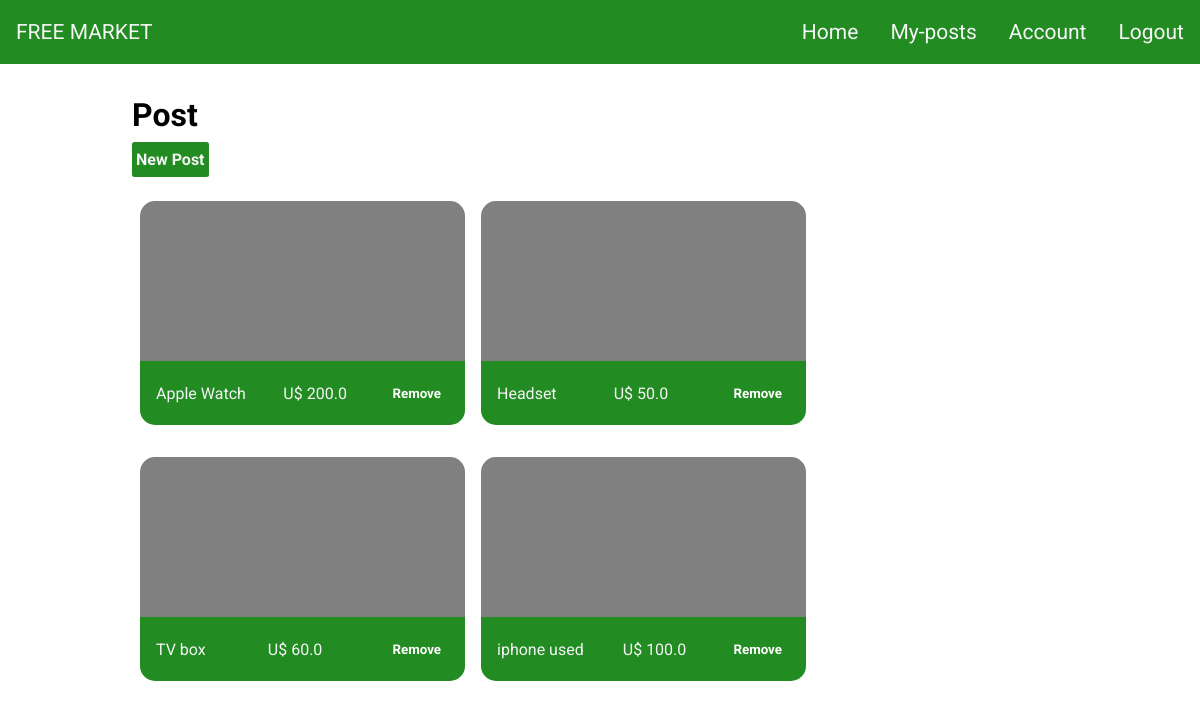
The app's page /post (signed in) with its own data.
### tables this page shows
CREATE TABLE posts (id INTEGER, extension TEXT, userId INTEGER, price REAL,title TEXT NOT NULL, description TEXT,  PRIMARY KEY(id), FOREIGN KEY(userId) REFERENCES users(id));

### application.py (the view, shortened to what this page needs)
@app.route("/post", methods=["GET", "POST"])
@login_required
def post():
    cnn = sqlite3.connect(DATABASE_NAME)
    cnn.row_factory = sqlite3.Row
    cursor = cnn.cursor()
    sql = "SELECT * FROM posts WHERE userid = ?"
    posts = cursor.execute(sql, [session["userId"]]).fetchall()
    return render_template("/post.html", posts=posts)

### helper.py (called while the page is built)
def login_required(f):
    @wraps(f)
    def decoreted_function(*args, **kwargs):
        if session.get("userId") is None:
            return redirect("/login")
        return f(*args, **kwargs)
    return decoreted_function

### templates/post.html (shortened to what this page needs)
{% extends "layout.html" %}
{% block main %}
    <div class="container">
        <h1>Post</h1>
        <div class="new-post">
            <button>New Post</button>
        </div>
        <div class="list">
            {% for post in posts%}
            <div class="post">
                <div class="frame">
                </div>
                <div class="post-info">
                    <p>{{post.title}}</p>
                    <p>U$ {{post.price}}</p>
                    <form  action="/remove_post" method="post">
                        <button class="post-remove" type="submit">Remove</button>
                    </form>
                </div>
            </div>
            {% endfor %}
        </div>
    </div>
{% endblock %}

### static/style.css (style rules this page uses)
*, body { margin: 0; padding: 0; font-family: "Roboto",'Courier New', Courier, monospace; }
.container { width: 78%; margin: 0 auto; align-items: center; }
.list { display: flex; flex-wrap: wrap; flex: repeat(1fr, 3); }
.post { width: 325px; display: flex; flex-direction: column; margin: 1rem 0.5rem; transition: 150ms ease-in; }
.frame { display: flex; background-color: gray; justify-content: space-around; height: 160px; border-radius: 15px 15px 0 0; }
.post-info { display: flex; justify-content: space-between; background-color: forestgreen; color: #f5f5f5; border-radius: 0 0 15px 15px ; height: 4rem; align-items: center; padding: 0 1rem; }
.post-remove { width: fit-content; height: 3.5rem; background-color: forestgreen; color: white; font-weight: bold; border-style: none; padding: 0 0.5rem; }
.new-post button, .new-post input { padding: 0.5rem 0.25rem; margin: 0.5rem 0; font-size: 1rem; }
.new-post button { background-color: forestgreen; color: whitesmoke; font-weight: bold; border-style:none; border-radius: 2.5px; transition: 150ms ease-in; }

### records on screen
posts: title "Apple Watch", price "200.0"
posts: title "Headset", price "50.0"
posts: title "TV box", price "60.0"
posts: title "iphone used", price "100.0"
